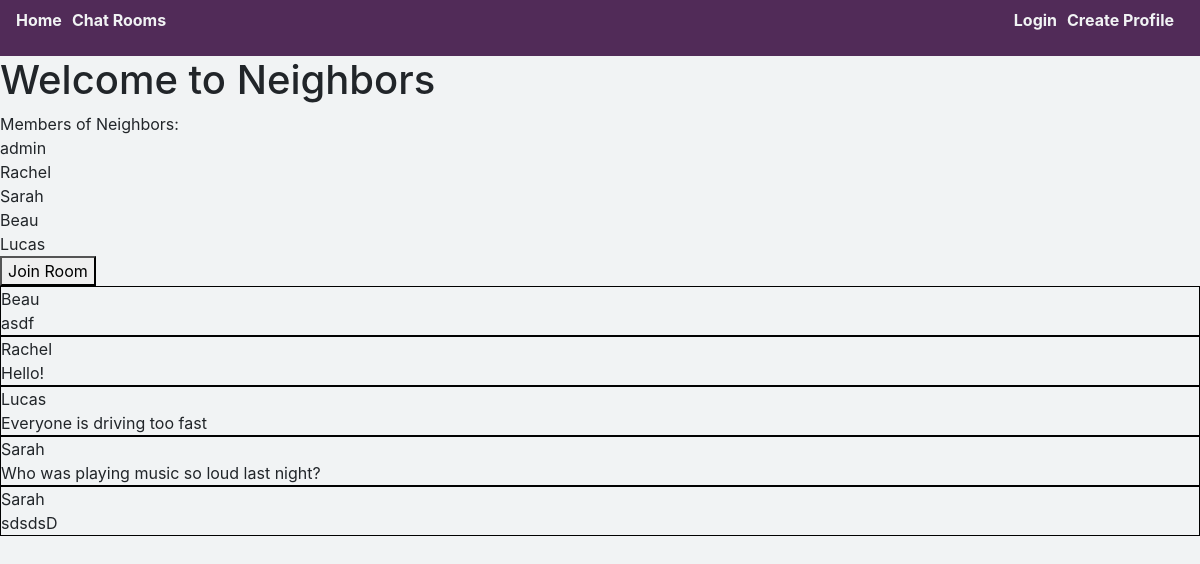
The page /2/chat_room_detail on the database its author committed.
### chat_app/models.py (models this page shows, shortened)
class Room(models.Model):
    name = models.CharField(max_length=255)
    description = models.CharField(max_length=255, null=True)
    created_by = models.ForeignKey(User, on_delete=models.CASCADE, null=True, related_name='rooms')
    members = models.ManyToManyField(User)

class Message(models.Model):
    text = models.CharField(max_length=255, null=True)
    user = models.ForeignKey(User, on_delete=models.CASCADE, null=True)
    room = models.ForeignKey(Room, on_delete=models.CASCADE, null=True)

### chat_app/views.py (the view)
# urls.py: path('<int:pk>/chat_room_detail', views.DetailView.as_view(), name='chat_detail'),
class DetailView(generic.DetailView):
    model = Room
    template_name = 'chat_app/chat_room_detail.html'
    fields = ['name']

### chat_app/templates/chat_app/chat_room_detail.html (shortened to what this page needs)
{% extends 'chat_app/base.html' %}
{% block content %}
<h1>Welcome to {{room.name}}</h1>
<span>Members of {{room.name}}:</span>
{% for member in room.members.all %}
<div>{{member.username}}</div>
{% endfor %}
{% if user not in room.members.all %}
<form method="post" action="{% url 'chat_app:join_room' room.id %}">{% csrf_token %}
  <button>Join Room</button>
</form>
{% else %}
<form method="post" action="{% url 'chat_app:join_room' room.id %}">{% csrf_token %}
  <button>Leave Room</button>
</form>
{% endif %}
{% for message in object.message_set.all %}
<div class="message">
  <div>{{message.user}}</div>
  <div>{{message.text}}</div>
</div>
{% endfor %}
{% endblock content %}

### chat_app/static/styles.css (style rules this page uses)
* { box-sizing: border-box; }
body { background-color: #f1f3f4; }
.message { border: solid 1px #000; }

### rows shown on the page
Room: name "Neighbors"
Message: user "Beau", text "asdf"
Message: user "Rachel", text "Hello!"
Message: user "Lucas", text "Everyone is driving too fast"
Message: user "Sarah", text "Who was playing music so loud last night?"
Message: user "Sarah", text "sdsdsD"

### other values the page prints
{{ member.username }} "admin"
{{ member.username }} "Rachel"
{{ member.username }} "Sarah"
{{ member.username }} "Beau"
{{ member.username }} "Lucas"
